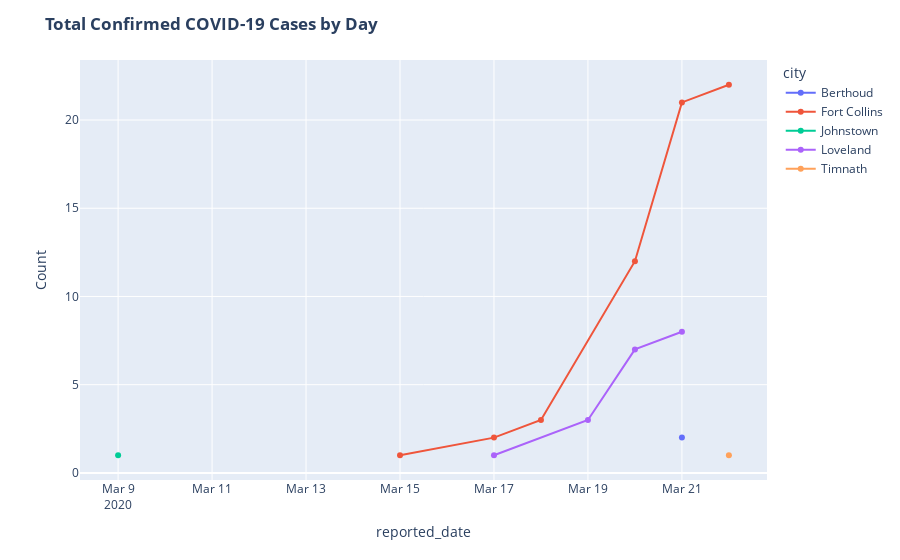

Notebook source saved alongside this figure:
### Code cell
import plotly.express as px
df = data
layout_overrides = None
groups = ["city", "reported_data"]
x = df.groupby(["city", "reported_date"]).size().reset_index(name='counts')
x.reported_date = pd.to_datetime(x.reported_date)
x.set_index(
    ['reported_date', 'city']
).unstack(
    fill_value=0
).asfreq(
    'D', fill_value=0
).stack().sort_index(level=1).reset_index()

x = x.sort_values(['city', 'reported_date'])
x["cumulative_sum"] = x.groupby('city')['counts'].cumsum()
layout = {
    "title": {"text": f"<b>Total Confirmed COVID-19 Cases by Day</b>"},
    "xaxis": {"automargin": True},
    "yaxis": {
        "automargin": True,
        "title": {"text": "Count"}
    },
}
if layout_overrides:
    layout.update(layout_overrides)
fig = px.scatter(x, x="reported_date", y="cumulative_sum", color="city")
fig.update_layout(layout)
fig.update_traces(mode='lines+markers')
fig.show()

### Figure 1 — Plotly figure (JSON) as saved in the notebook; plotly's stock layout.template omitted (floating-point values rounded to 4 significant figures)
{"data": [{"hoverlabel": {"namelength": 0}, "hovertemplate": "city=Berthoud<br>reported_date=%{x}<br>cumulative_sum=%{y}", "legendgroup": "Berthoud", "marker": {"color": "#636efa", "symbol": "circle"}, "mode": "lines+markers", "name": "Berthoud", "showlegend": true, "type": "scatter", "x": ["2020-03-21T00:00:00"], "xaxis": "x", "y": [2], "yaxis": "y"}, {"hoverlabel": {"namelength": 0}, "hovertemplate": "city=Fort Collins<br>reported_date=%{x}<br>cumulative_sum=%{y}", "legendgroup": "Fort Collins", "marker": {"color": "#EF553B", "symbol": "circle"}, "mode": "lines+markers", "name": "Fort Collins", "showlegend": true, "type": "scatter", "x": ["2020-03-15T00:00:00", "2020-03-17T00:00:00", "2020-03-18T00:00:00", "2020-03-20T00:00:00", "2020-03-21T00:00:00", "2020-03-22T00:00:00"], "xaxis": "x", "y": [1, 2, 3, 12, 21, 22], "yaxis": "y"}, {"hoverlabel": {"namelength": 0}, "hovertemplate": "city=Johnstown<br>reported_date=%{x}<br>cumulative_sum=%{y}", "legendgroup": "Johnstown", "marker": {"color": "#00cc96", "symbol": "circle"}, "mode": "lines+markers", "name": "Johnstown", "showlegend": true, "type": "scatter", "x": ["2020-03-09T00:00:00"], "xaxis": "x", "y": [1], "yaxis": "y"}, {"hoverlabel": {"namelength": 0}, "hovertemplate": "city=Loveland<br>reported_date=%{x}<br>cumulative_sum=%{y}", "legendgroup": "Loveland", "marker": {"color": "#ab63fa", "symbol": "circle"}, "mode": "lines+markers", "name": "Loveland", "showlegend": true, "type": "scatter", "x": ["2020-03-17T00:00:00", "2020-03-19T00:00:00", "2020-03-20T00:00:00", "2020-03-21T00:00:00"], "xaxis": "x", "y": [1, 3, 7, 8], "yaxis": "y"}, {"hoverlabel": {"namelength": 0}, "hovertemplate": "city=Timnath<br>reported_date=%{x}<br>cumulative_sum=%{y}", "legendgroup": "Timnath", "marker": {"color": "#FFA15A", "symbol": "circle"}, "mode": "lines+markers", "name": "Timnath", "showlegend": true, "type": "scatter", "x": ["2020-03-22T00:00:00"], "xaxis": "x", "y": [1], "yaxis": "y"}], "layout": {"legend": {"title": {"text": "city"}, "tracegroupgap": 0}, "margin": {"t": 60}, "title": {"text": "<b>Total Confirmed COVID-19 Cases by Day</b>"}, "xaxis": {"anchor": "y", "automargin": true, "domain": [0, 1], "title": {"text": "reported_date"}}, "yaxis": {"anchor": "x", "automargin": true, "domain": [0, 1], "title": {"text": "Count"}}}}
